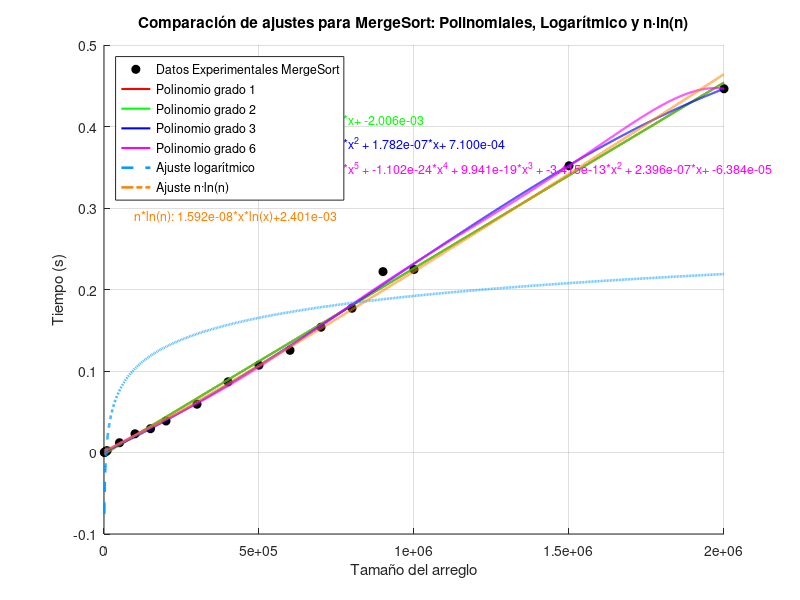

Reproduce this figure in MATLAB.
%% COMPARACIÓN DE AJUSTES: POLINOMIAL, LOGARÍTMICO Y n·ln(n) CON ECUACIONES
clear; clc; close all;

%% VALORES DE X
x = [1000
2000
3000
4000
5000
8000
10000
50000
100000
150000
200000
300000
400000
500000
600000
700000
800000
900000
1000000
1500000
2000000];

%% VALORES DE Y = F(x) EN SEGUNDOS
y = [0.000119925
0.00025487
0.000442028
0.000839949
0.001209974
0.001941919
0.002167225
0.01199913
0.022989988
0.029201984
0.038668156
0.05923295
0.086681128
0.107146025
0.125375986
0.15374589
0.177015066
0.221938133
0.224569082
0.351815939
0.446348906
];

%% CONFIGURACIÓN DE AJUSTES POLINOMIALES
grados = [1, 2, 3, 6];             % Grados polinomiales
colors = ['r', 'g', 'b', 'm'];     % Colores para polinomios
linewidths = 1.5;

%% ESPACIO DE EVALUACIÓN
xi = linspace(min(x), max(x), 10000);

%% FIGURA PRINCIPAL
figure('Units','normalized','Position',[0.1 0.1 0.7 0.6]);
hold on;

% PUNTOS EXPERIMENTALES
plot(x, y, 'ko', 'MarkerFaceColor', 'k', 'DisplayName', 'Datos Experimentales MergeSort');

% AJUSTES POLINOMIALES
for i = 1:length(grados)
    grado = grados(i);
    p = polyfit(x, y, grado);
    z = polyval(p, xi);
    
    plot(xi, z, colors(i), 'LineWidth', linewidths, 'DisplayName', sprintf('Polinomio grado %d', grado));
    
    % Mostrar ecuación sobre la gráfica
    func_str = sprintf('Grado %d: ', grado);
    for j = 1:length(p)
        exp = length(p) - j;
        if exp == 0
            func_str = [func_str, sprintf('+ %.3e', p(j))];
        elseif exp == 1
            func_str = [func_str, sprintf(' + %.3e*x', p(j))];
        else
            func_str = [func_str, sprintf(' + %.3e*x^%d', p(j), exp)];
        end
    end
    text(0.05, 0.9 - (i-1)*0.05, func_str, 'Units','normalized', 'Color', colors(i), 'FontSize',9);
end

% AJUSTE LOGARÍTMICO
p_log = polyfit(log(x), y, 1);
a = p_log(1); c = p_log(2);
z_log = polyval(p_log, log(xi));
plot(xi, z_log, '--', 'Color', [0 0.6 1], 'LineWidth', 1.8, 'DisplayName', 'Ajuste logarítmico');

% Ecuación logarítmica sobre la gráfica
text(0.05, 0.9 - length(grados)*0.05, ...
    sprintf('Log: %.3e*ln(x)+%.3e', a, c), 'Units','normalized', 'Color',[0 0.6 1], 'FontSize',9);

% AJUSTE n·ln(n)
p_nlogn = polyfit(x .* log(x), y, 1);
b = p_nlogn(1); d = p_nlogn(2);
z_nlogn = polyval(p_nlogn, xi .* log(xi));
plot(xi, z_nlogn, '-.', 'Color', [1 0.5 0], 'LineWidth', 1.8, 'DisplayName', 'Ajuste n·ln(n)');

% Ecuación n*ln(n) sobre la gráfica
text(0.05, 0.9 - (length(grados)+1)*0.05, ...
    sprintf('n*ln(n): %.3e*x*ln(x)+%.3e', b, d), 'Units','normalized', 'Color',[1 0.5 0], 'FontSize',9);

% CONFIGURACIÓN FINAL
grid on;
xlabel('Tamaño del arreglo');
ylabel('Tiempo (s)');
title('Comparación de ajustes para MergeSort: Polinomiales, Logarítmico y n·ln(n)');
legend('Location', 'northwest');
%set(gca, 'XScale', 'log');
hold off;